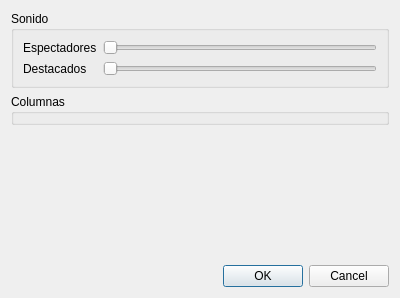
<?xml version="1.0" encoding="UTF-8"?>
<ui version="4.0">
 <class>Preferences</class>
 <widget class="QDialog" name="Preferences">
  <property name="windowModality">
   <enum>Qt::ApplicationModal</enum>
  </property>
  <property name="geometry">
   <rect>
    <x>0</x>
    <y>0</y>
    <width>400</width>
    <height>298</height>
   </rect>
  </property>
  <property name="windowTitle">
   <string>Preferencias</string>
  </property>
  <layout class="QVBoxLayout" name="verticalLayout">
   <item>
    <widget class="QGroupBox" name="cnSound">
     <property name="title">
      <string>Sonido</string>
     </property>
     <property name="flat">
      <bool>true</bool>
     </property>
     <layout class="QFormLayout" name="formLayout_2">
      <item row="0" column="1">
       <widget class="QSlider" name="slViewers">
        <property name="maximum">
         <number>100</number>
        </property>
        <property name="pageStep">
         <number>5</number>
        </property>
        <property name="orientation">
         <enum>Qt::Horizontal</enum>
        </property>
       </widget>
      </item>
      <item row="1" column="0">
       <widget class="QLabel" name="lblHighlights">
        <property name="text">
         <string>Destacados</string>
        </property>
       </widget>
      </item>
      <item row="1" column="1">
       <widget class="QSlider" name="slHighlights">
        <property name="maximum">
         <number>100</number>
        </property>
        <property name="pageStep">
         <number>5</number>
        </property>
        <property name="orientation">
         <enum>Qt::Horizontal</enum>
        </property>
       </widget>
      </item>
      <item row="0" column="0">
       <widget class="QLabel" name="lblViewers">
        <property name="text">
         <string>Espectadores</string>
        </property>
       </widget>
      </item>
     </layout>
    </widget>
   </item>
   <item>
    <widget class="QGroupBox" name="cnColumns">
     <property name="title">
      <string>Columnas</string>
     </property>
    </widget>
   </item>
   <item>
    <spacer name="verticalSpacer">
     <property name="orientation">
      <enum>Qt::Vertical</enum>
     </property>
     <property name="sizeHint" stdset="0">
      <size>
       <width>20</width>
       <height>40</height>
      </size>
     </property>
    </spacer>
   </item>
   <item>
    <widget class="QDialogButtonBox" name="buttonBox">
     <property name="orientation">
      <enum>Qt::Horizontal</enum>
     </property>
     <property name="standardButtons">
      <set>QDialogButtonBox::Cancel|QDialogButtonBox::Ok</set>
     </property>
    </widget>
   </item>
  </layout>
 </widget>
 <resources/>
 <connections>
  <connection>
   <sender>buttonBox</sender>
   <signal>accepted()</signal>
   <receiver>Preferences</receiver>
   <slot>accept()</slot>
   <hints>
    <hint type="sourcelabel">
     <x>248</x>
     <y>254</y>
    </hint>
    <hint type="destinationlabel">
     <x>157</x>
     <y>274</y>
    </hint>
   </hints>
  </connection>
  <connection>
   <sender>buttonBox</sender>
   <signal>rejected()</signal>
   <receiver>Preferences</receiver>
   <slot>reject()</slot>
   <hints>
    <hint type="sourcelabel">
     <x>316</x>
     <y>260</y>
    </hint>
    <hint type="destinationlabel">
     <x>286</x>
     <y>274</y>
    </hint>
   </hints>
  </connection>
 </connections>
</ui>
